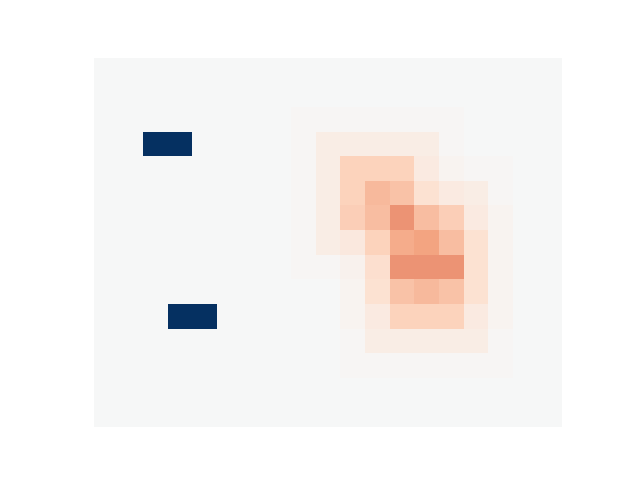
#> input picture SSIM/img/1.png, 640 x 480 px, found by its file name
$ python numpy_test.py
#> lines starting #> are read from the running program, lines starting #| are printed output that depends on the picture
import cv2
import numpy as np
import matplotlib.pyplot as plt

# 读取图像
image = cv2.imread('1.png')
#> image is the input picture: shape (480, 640, 3); mean B, G, R 243.8, 245.3, 248.4
image2 = cv2.imread('2.png')
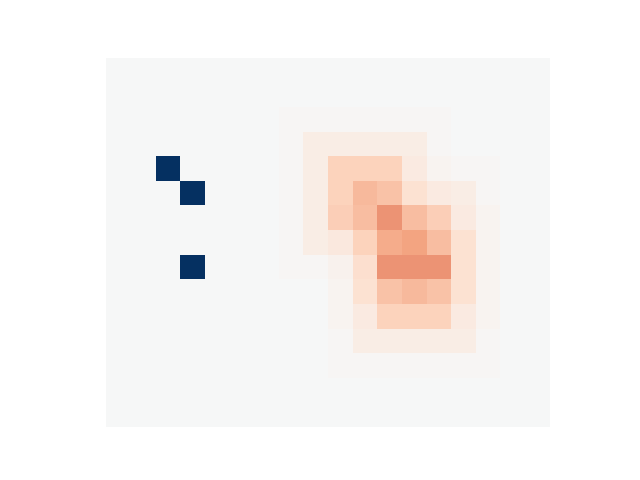
#> input picture SSIM/img/2.png, 640 x 480 px, found by its file name
#> image2 is the input picture: shape (480, 640, 3); mean B, G, R 244.3, 245.9, 249.1

# 将图像转换为RGB格式
color = ('blue', 'green', 'red')
colors = ("b", "g", "r")
# [4 lines of commented-out code are left out]
(b, g, r) = cv2.split(image)
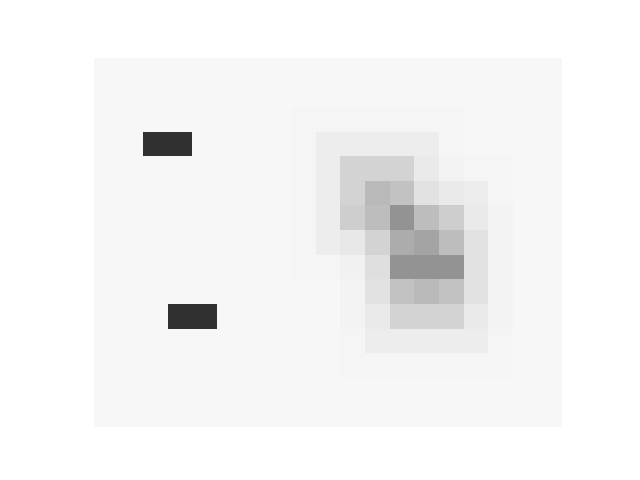
#> g: shape (480, 640); min 48, max 255, mean 245.3
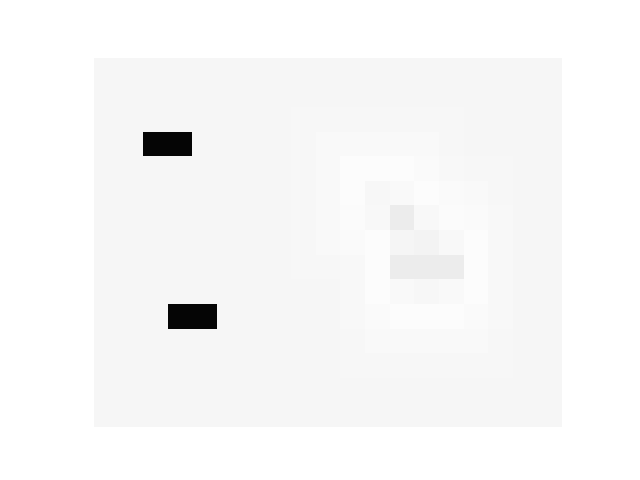
#> r: shape (480, 640); min 5, max 255, mean 248.4
bH = cv2.equalizeHist(b)
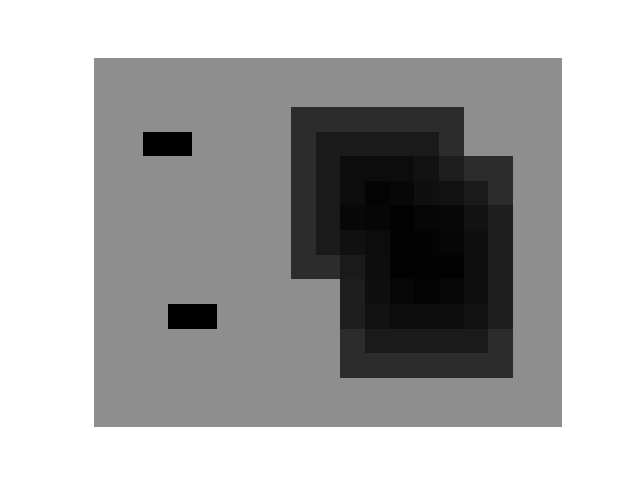
#> bH: shape (480, 640); min 0, max 255, mean 170.3
gH = cv2.equalizeHist(g)
rH = cv2.equalizeHist(r)
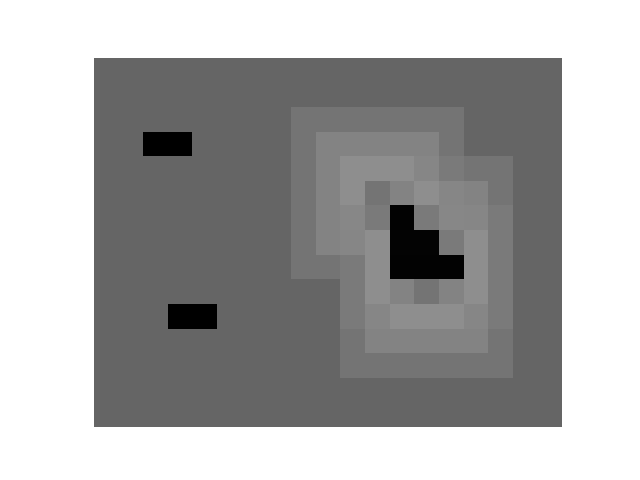
#> rH: shape (480, 640); min 0, max 255, mean 170.6
equ2 = cv2.merge((bH, gH, rH))
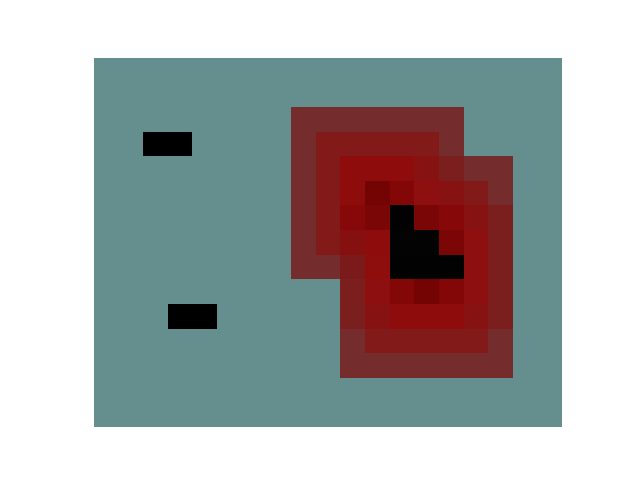
#> equ2: shape (480, 640, 3); mean B, G, R 170.3, 170.3, 170.6
chans2 = cv2.split(equ2)
r_list = []
g_list = []
b_list = []
for (chans2, color) in zip(chans2, colors):
    hist = cv2.calcHist([chans2], [0], None, [8], [0, 256])
    # 256 灰度级的个数 bins / histSize
    plt.plot(hist, color=color)
    plt.fill_between(np.arange(len(hist)), hist.flatten(), color=color, alpha=0.2)
#> this loop made 3 passes
#> (color, hist) on passes 1 to 3: ('b', [38785, 16526, 0, 0, 117381, 0, 0, 134508]), ('g', [38785, 16526, 0, 0, 117381, 0, 0, 134508]), ('r', [6002, 0, 0, 142582, 24108, 0, 0, 134508])
    # ax.xlim([0, 256])

# plt.show()
plt.savefig('hashimg.png', dpi=500, bbox_inches='tight')
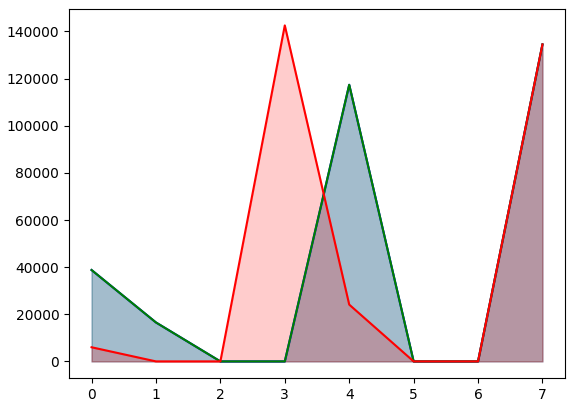
#> figure drawn by matplotlib, 1 panel
# [7 lines of commented-out code are left out]
